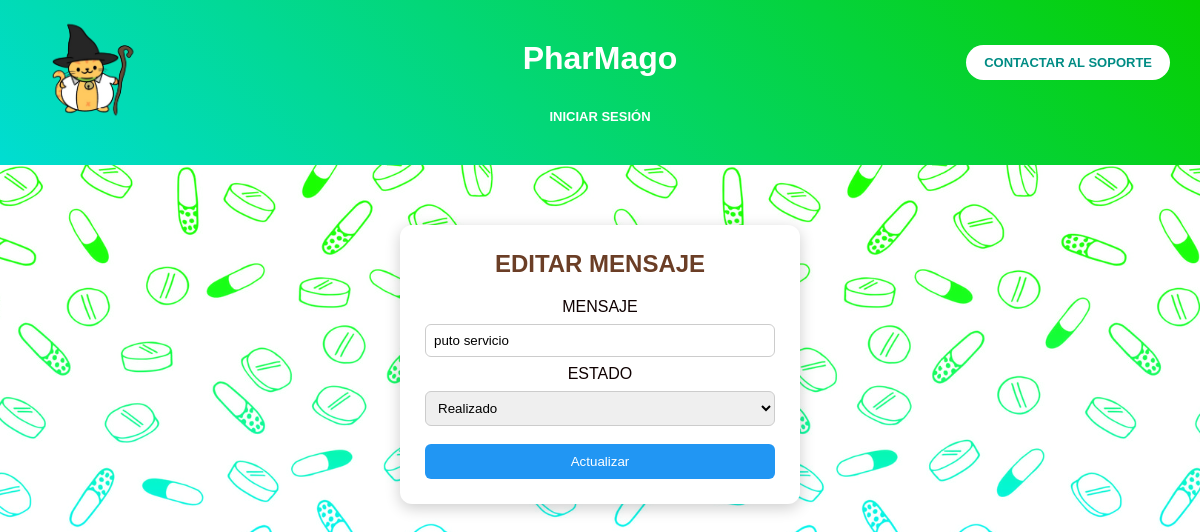
/admin/soporte/soporte_actualizar.php?id=2 (signed in), run on an earlier commit of the app's database.
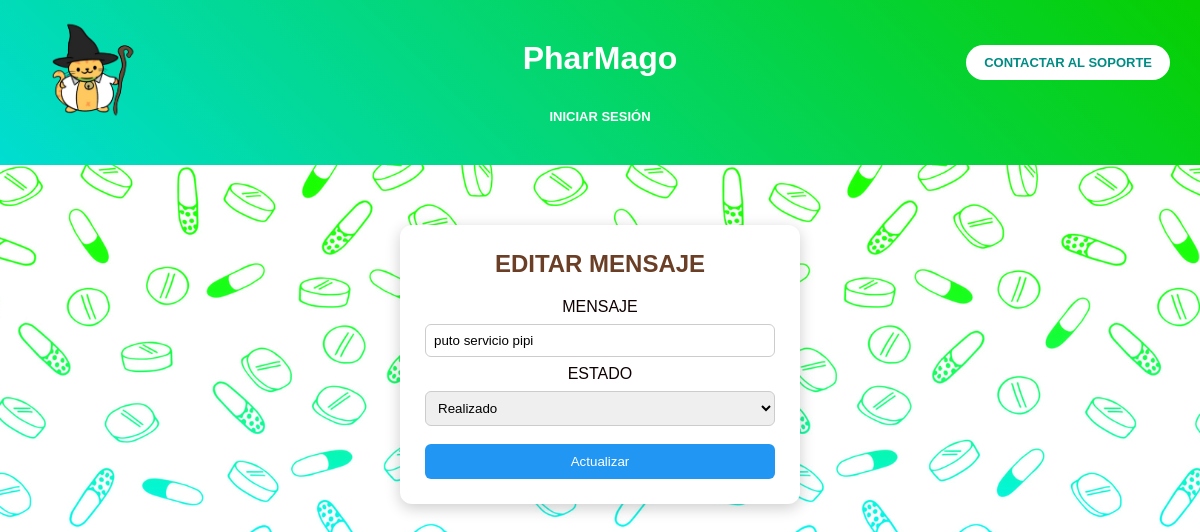
And on a later commit of the database.
### tables this page shows
CREATE TABLE `mensajes` (
  `cod_mensaje` int(11) NOT NULL,
  `usuario` varchar(50) NOT NULL,
  `mensaje` varchar(150) NOT NULL,
  `estado` enum('activo','inactivo','pendiente','realizado') NOT NULL
);

### admin/soporte/soporte_actualizar.php (the view, shortened to what this page needs)
<?php
include("../../conexion.php");
    $id=$_GET["id"];
    $stmt=$conn->prepare("select * from mensajes where cod_mensaje=?");
    $stmt->bind_param("i",$id);
    $stmt->execute();
    $user=$stmt->get_result()->fetch_assoc();
?>
    <!DOCTYPE html>
    <html lang="en">
    <head>
        <link rel="stylesheet" href="../../css/general_admin.css">
    </head>
    <header>
        <div class="contenedor">
            <img src="../../imagenes/logo.png" alt="Logo PharMago">
        </div>
        <div class="contenedor1">
            <a href="soporte.php" class="button">
                CONTACTAR AL SOPORTE
            </a>
        </div>
        <h1>PharMago</h1>
        <nav>
            <a href="../iniciarsesion.php">INICIAR SESIÓN</a>
        </nav>
    </header>
    <body>
        <div class="container">
    <h2>EDITAR MENSAJE</h2>
    <form method="POST" action="">
    <label>MENSAJE</label> <input type="text" name="mensaje" value="<?php echo $user["mensaje"];?>"><br>
    <label>ESTADO</label> <select name="estado">
    <option value="Realizado" <?php if($user["estado"]=='Realizado') echo "selected";?>>Realizado</option>
    <option value="Inactivo" <?php if($user["estado"]=="Inactivo") echo "selected";?>>Inactivo</option></select><br>
    <button name="actualizar"> Actualizar </button>
</form>
</div>
    </body>
    </html>

What changed in the data, as far as the page shows it:
changed mensajes: mensaje "puto servicio" → "puto servicio pipi"
